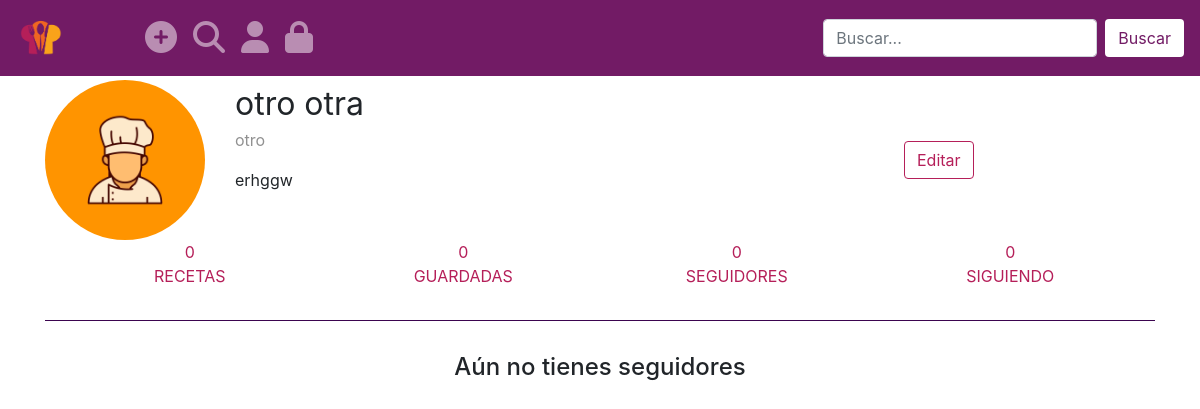
/otro/seguidores (signed in), run on an earlier commit of the app's database.
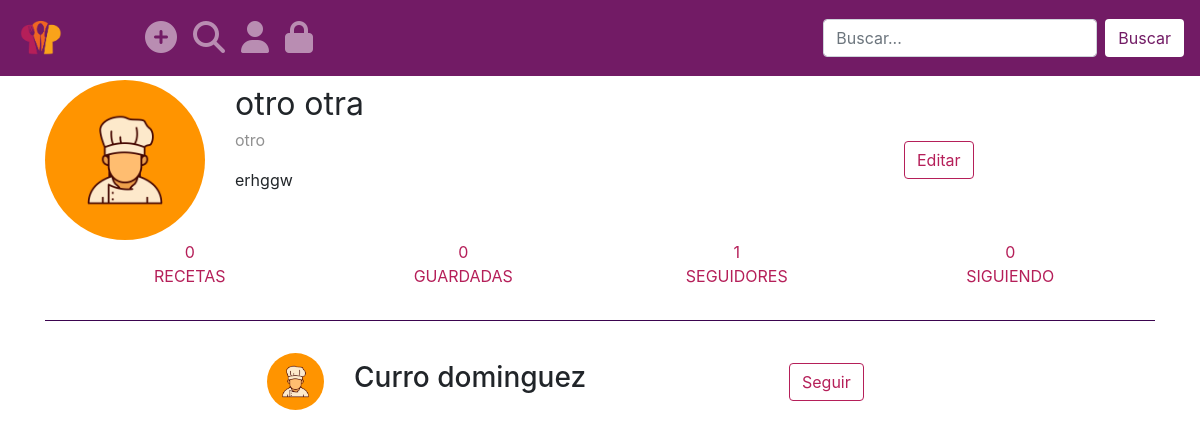
And on a later commit of the database.
### web/models.py (models this page shows, shortened)
class Perfil(models.Model):
    usuario = models.OneToOneField(
        settings.AUTH_USER_MODEL, on_delete=models.CASCADE, primary_key=True, related_name="perfil")
    descripcion = models.CharField(max_length=255, null=True, blank=True)
    imagen_perfil = models.ImageField(upload_to='perfil', default="perfil/avatar-no-img.webp", null=True, blank=True, db_column="imagen")
    seguidores = models.ManyToManyField('self', blank=True, symmetrical=False, related_name='seguidor')
    class Meta:
        db_table = 'perfil'
        verbose_name_plural = 'Perfiles'
    def total_seguidores(self): #Obtiene el número total de seguidores
    	if not self.seguidores.all():
    		return 0
    	else:
    		return self.seguidores.all().count()

### web/views.py (the view)
# urls.py: path('<username>/seguidores', views.seguidores, name="seguidores"), #Vista lista de seguidores
@login_required
def seguidores(request, username):
    user = get_object_or_404(User, username=username)
    user.perfil.total_siguiendo = Perfil.objects.filter(seguidores=user.perfil).count()
    if user == request.user:
        mensaje_vacio = "Aún no tienes seguidores"
    else:
        mensaje_vacio = username + " no tiene seguidores"
    seguidores = user.perfil.seguidores.all()
    context = {'usuario': user, 'lista_usuarios': seguidores, 'mensaje_vacio': mensaje_vacio}
    return render(request, 'perfil-usuarios.html', context)

### web/templates/perfil-usuarios.html (shortened to what this page needs)
{% load static %}
<!DOCTYPE html>
<html lang="es" dir="ltr">
<head>
  <link rel="stylesheet" href="{% static 'css/bootstrap.min.css' %}">
  <link rel="stylesheet" href="{% static 'css/navbar.css' %}">
  <link rel="stylesheet" href="{% static 'css/perfil.css' %}">
</head>
<body>
  {% include 'partes/navbar.html' %}
  <div class="container mb-5">
    {% include 'partes/info-perfil.html' %}
    {% if user == usuario %}
      {% include 'partes/menu-perfil-self.html' %}
    {% else %}
      {% include 'partes/menu-perfil.html' %}
    {% endif %}
    <div class="row separador"></div>
    {% include 'partes/lista-usuarios.html' %}
  </div>
</body>
</html>

### web/templates/partes/info-perfil.html
<div class="row" style="margin-top:0px;">
    <div class="col-3 col-md-2">
      <div class="image-fluid">
        <img src="../../media/{{usuario.perfil.imagen_perfil}}" class="img-fluid rounded-circle"/>
      </div>
    </div>
    <div class="col-6 col-md-7">
      <div class="row">
        <div class="col-12 nombre">
          {{usuario.get_full_name}}
        </div>
      </div>
      <div class="row">
        <div class="col-12 nombre">
          <p class="user">{{usuario.username}}</p>
        </div>
      </div>
      <div class="row">
        <div class="col-12 descripcion">
          {% if not usuario.perfil.descripcion == None %}
          <p>{{usuario.perfil.descripcion}}</p>
          {% endif %}
        </div>
      </div>
    </div>
    <div class="col-2 ml-1 div-seguir">
      {% if user.get_username == usuario.username %}
      <a href="{% url 'editar_perfil' username=user.username %}"><button type="button" class="btn-seguir">Editar</button></a>
      {% elif user.perfil in usuario.perfil.seguidores.all %}
      <a href="{% url 'dejar_seguir' pk=usuario.pk %}"><button type="button" class="btn-seguir">Dejar de seguir</button></a>
      {% else %}
      <a href="{% url 'seguir' pk=usuario.pk %}"><button type="button" class="btn-seguir">Seguir</button></a>
      {% endif %}
    </div>
  </div>

### web/templates/partes/menu-perfil-self.html
<div class="row d-flex justify-content-between mx-md-2">
  <div class="col-6 col-sm-3">
    <a href="{% url 'perfil' username=usuario.username %}">
      <div class="row justify-content-center">
        {{usuario.recetas.all.count}}
      </div>
      <div class="row justify-content-center">
        RECETAS
      </div>
    </a>
  </div>
  <div class="col-6 col-sm-3">
    <a href="{% url 'recetas_guardadas' username=usuario.username %}">
      <div class="row justify-content-center">
        {{usuario.recetas_guardadas.all.count}}
      </div>
      <div class="row justify-content-center">
        GUARDADAS
      </div>
    </a>
  </div>
  <div class="col-6 col-sm-3">
    <a href="{% url 'seguidores' usuario.username %}">
      <div class="row justify-content-center">
        {{usuario.perfil.total_seguidores}}
      </div>
      <div class="row justify-content-center">
        SEGUIDORES
      </div>
    </a>
  </div>
  <div class="col-6 col-sm-3">
    <a href="{% url 'siguiendo' usuario.username %}">
      <div class="row justify-content-center">
        {{usuario.perfil.total_siguiendo}}
      </div>
      <div class="row justify-content-center">
        SIGUIENDO
      </div>
    </a>
  </div>
</div>

### web/templates/partes/lista-usuarios.html
{% for usuario in lista_usuarios %}
<div class="row px-md-5 justify-content-md-center">
    <div class="col-md-1 col-2 align-self-center">
      <img src="../../media/{{usuario.imagen_perfil}}" class="img-fluid rounded-circle">
    </div>
    <div class="col-8 col-md-5 align-self-center">
      <h3>{{usuario.usuario.get_full_name}}</h3>
    </div>
    <div class="col-2 align-self-center">
        {% if usuario.usuario.pk == user.pk %}
        <a href="{% url 'editar_perfil' username=user.username %}"><button type="button" class="btn-seguir">Editar</button></a>
        {% elif user.perfil in usuario.seguidores.all %}
        <a href="{% url 'dejar_seguir' pk=usuario.pk %}"><button type="button" class="btn-seguir">Dejar de seguir</button></a>
        {% else %}
        <a href="{% url 'seguir' pk=usuario.pk %}"><button type="button" class="btn-seguir">Seguir</button></a>
        {% endif %}
    </div>
  </div>
  {% empty %}
<div class="row justify-content-center">
  <div class="col-">
    <h4>{{mensaje_vacio}}</h4>
  </div>
</div>
{% endfor %}

What changed in the data, as far as the page shows it:
now on this page (row edited): Perfil: imagen_perfil (placeholder picture), usuario.get_full_name "Curro dominguez", shows "Seguir"
Also different on the page:
{{ usuario.perfil.total_seguidores }}: "0" → "1"
{{ mensaje_vacio }}: "Aún no tienes seguidores" → (not shown)
